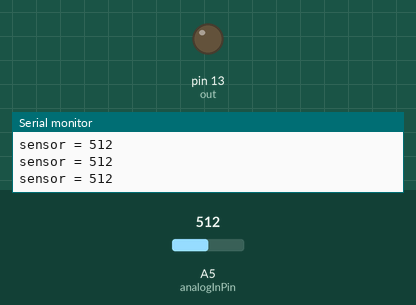
Recording of a sketch running on a simulated Arduino Uno, built with avr-gcc and run on an emulated ATmega328P. On the bench: output pins drawn as LEDs (lit = HIGH), the last lines printed to the serial monitor. The test bench sets the inputs (shaded band); at power-on: A5 (analogInPin) = 512.

Above: at 1.2 s.
1.3 s: A5 (analogInPin) set to 493
At 2.9 s:
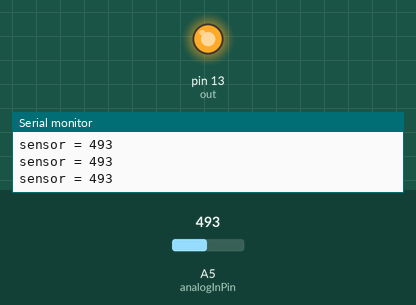
3.5 s: A5 (analogInPin) set to 510
At 4.5 s:
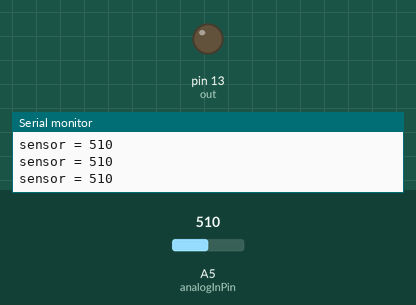
5.5 s: A5 (analogInPin) set to 490
At 7.3 s:
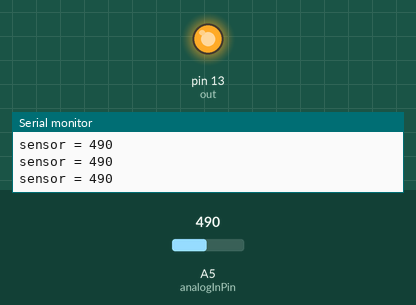
Timing chart, 0 to 8.8 s (numbered marks = the images above; inputs shaded):
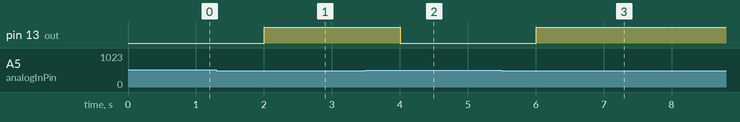

The sketch:

project.ino
```cpp
int analogInPin = A5;
int out =13;

int sensorValue = 0;
void setup() {
  // put your setup code here, to run once:
  Serial.begin(9600);

  pinMode(out, OUTPUT);

}

void loop() {

  sensorValue = analogRead(analogInPin);


  Serial.print("sensor = " );

  Serial.println(sensorValue);


  delay(400);


  if(sensorValue<500)

  {

    digitalWrite(out,1);

  }

  else

  {

    digitalWrite(out,0);

  }


}
```

Measured:
- the behaviour switches between 500 and 499 on A5 (analogInPin) (found by bisection; images 0 and 1)
- after the input at 1.3 s, pin 13 (out): LOW → HIGH after 0.70 s
- after the input at 3.5 s, pin 13 (out): HIGH → LOW after 0.50 s
- after the input at 5.5 s, pin 13 (out): LOW → HIGH after 0.51 s
